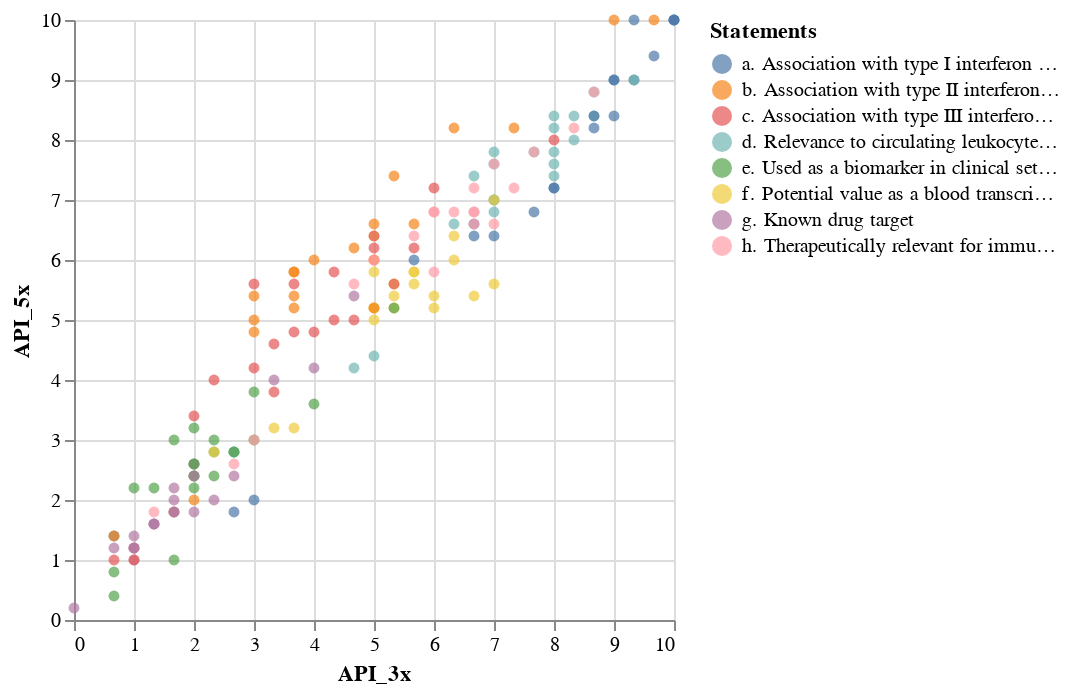

Write notebook code for a chart like this one.
### Code cell
alt.Chart(benchmarking_m10_1).mark_point(filled=True).encode(
    x=alt.X("API_3x"),
    y=alt.Y("API_5x"),
    color=alt.Color("Statements"),
    tooltip=['GeneSymbol','Statements']
)

### Figure 1 — Vega-Lite specification as saved in the notebook (floating-point values rounded to 4 significant figures; data arrays with more than 128 entries replaced by an {"elided": "..."} marker saying what was removed)
{"config": {"view": {"continuousWidth": 300, "continuousHeight": 300}}, "data": {"name": "data-76c246f3a1b883c444c6176dbff53415"}, "mark": {"type": "point", "filled": true}, "encoding": {"color": {"field": "Statements", "type": "nominal"}, "tooltip": [{"field": "GeneSymbol", "type": "nominal"}, {"field": "Statements", "type": "nominal"}], "x": {"field": "API_3x", "type": "quantitative"}, "y": {"field": "API_5x", "type": "quantitative"}}, "$schema": "https://vega.github.io/schema/vega-lite/v5.14.1.json", "datasets": {"data-76c246f3a1b883c444c6176dbff53415": {"elided": "168 records"}}}
